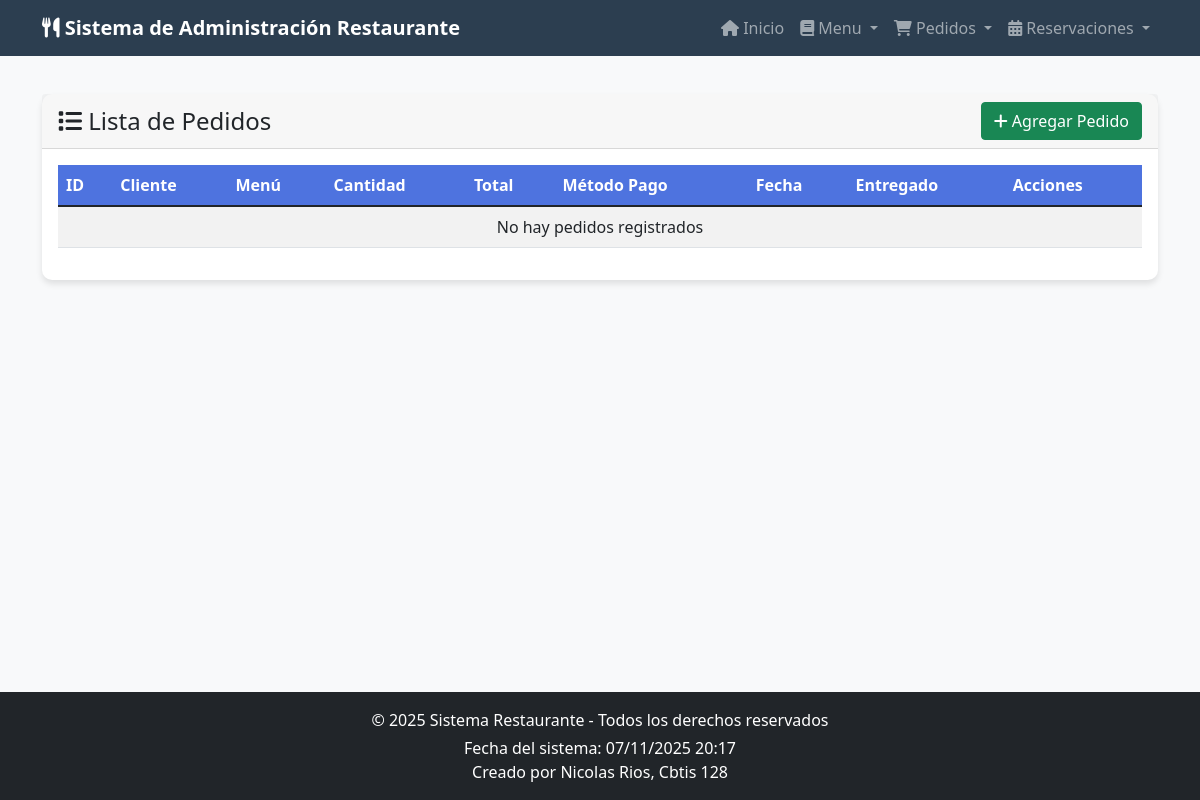
Before: /ver-pedido/ with the older database file.
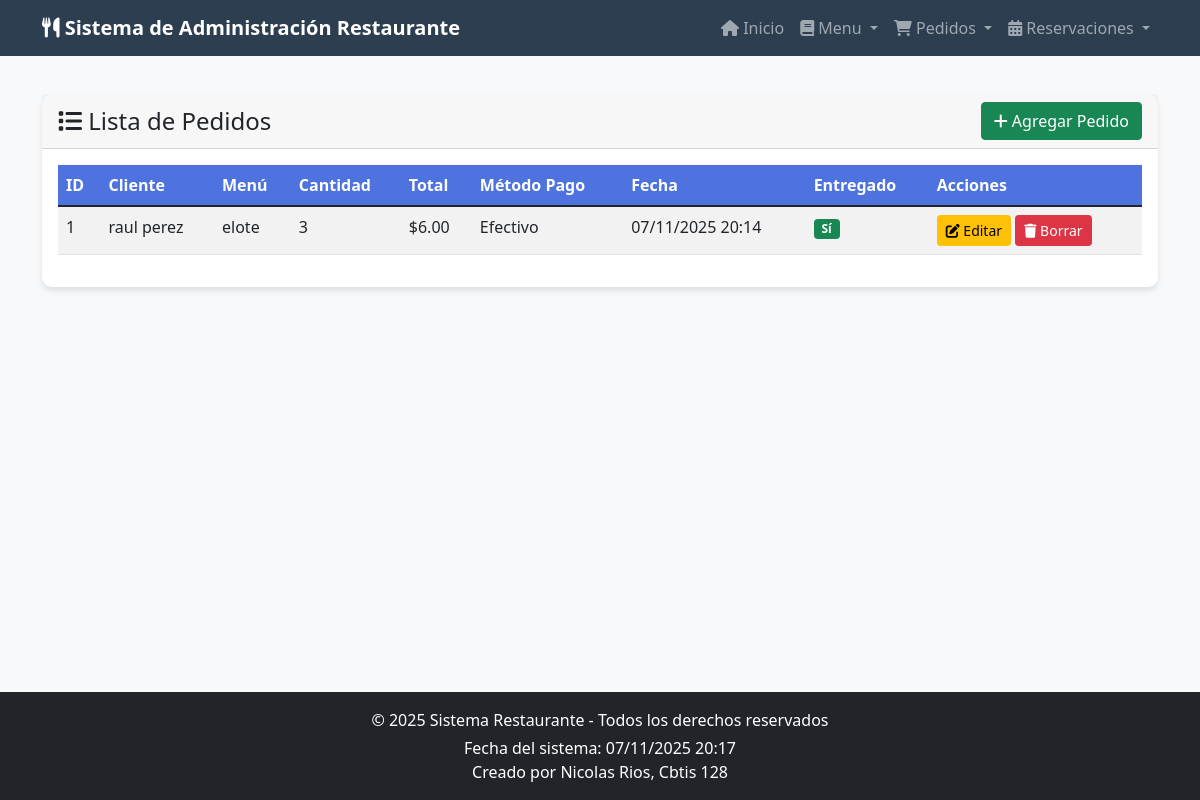
After: the same page with the newer database file.
### app_Restaurante/models.py (models this page shows, shortened)
class Pedido(models.Model):
    menu = models.ForeignKey(Menu, on_delete=models.CASCADE, related_name='pedidos')
    nombre_cliente = models.CharField(max_length=100)
    cantidad = models.PositiveIntegerField()
    total = models.DecimalField(max_digits=8, decimal_places=2)
    metodo_pago = models.CharField(max_length=50)
    fecha_pedido = models.DateTimeField(auto_now_add=True)
    entregado = models.BooleanField(default=False)

class Menu(models.Model):
    nombre = models.CharField(max_length=100)
    descripcion = models.TextField()
    precio = models.DecimalField(max_digits=6, decimal_places=2)
    categoria = models.CharField(max_length=50)
    disponible = models.BooleanField(default=True)
    fecha_creacion = models.DateTimeField(auto_now_add=True)
    imagen = models.ImageField(upload_to='img_clientes/', blank=True, null=True)

### app_Restaurante/views.py (the view)
# urls.py: path('ver-pedido/', views.ver_pedido, name='ver_pedido'),
def ver_pedido(request):
    pedidos = Pedido.objects.all().order_by('-fecha_pedido')
    return render(request, 'pedido/ver_pedido.html', {'pedidos': pedidos})

### app_Restaurante/templates/pedido/ver_pedido.html
{% extends 'base.html' %}
{% block content %}
<div class="card">
    <div class="card-header d-flex justify-content-between align-items-center">
        <h4 class="card-title mb-0">
            <i class="fas fa-list"></i> Lista de Pedidos
        </h4>
        <a href="{% url 'agregar_pedido' %}" class="btn btn-success">
            <i class="fas fa-plus"></i> Agregar Pedido
        </a>
    </div>
    <div class="card-body">
        <div class="table-responsive">
            <table class="table table-striped table-hover">
                <thead class="table-dark">
                    <tr>
                        <th>ID</th>
                        <th>Cliente</th>
                        <th>Menú</th>
                        <th>Cantidad</th>
                        <th>Total</th>
                        <th>Método Pago</th>
                        <th>Fecha</th>
                        <th>Entregado</th>
                        <th>Acciones</th>
                    </tr>
                </thead>
                <tbody>
                    {% for pedido in pedidos %}
                    <tr>
                        <td>{{ pedido.id }}</td>
                        <td>{{ pedido.nombre_cliente }}</td>
                        <td>{{ pedido.menu.nombre }}</td>
                        <td>{{ pedido.cantidad }}</td>
                        <td>${{ pedido.total }}</td>
                        <td>{{ pedido.metodo_pago }}</td>
                        <td>{{ pedido.fecha_pedido|date:"d/m/Y H:i" }}</td>
                        <td>
                            {% if pedido.entregado %}
                                <span class="badge bg-success">Sí</span>
                            {% else %}
                                <span class="badge bg-warning">No</span>
                            {% endif %}
                        </td>
                        <td>
                            <a href="{% url 'actualizar_pedido' pedido.id %}" class="btn btn-warning btn-sm">
                                <i class="fas fa-edit"></i> Editar
                            </a>
                            <a href="{% url 'borrar_pedido' pedido.id %}" class="btn btn-danger btn-sm">
                                <i class="fas fa-trash"></i> Borrar
                            </a>
                        </td>
                    </tr>
                    {% empty %}
                    <tr>
                        <td colspan="9" class="text-center">No hay pedidos registrados</td>
                    </tr>
                    {% endfor %}
                </tbody>
            </table>
        </div>
    </div>
</div>
{% endblock %}

Changed rows visible on the page:
added Pedido: id "1", nombre_cliente "raul perez", menu.nombre "elote", cantidad "3", total "6.00", metodo_pago "Efectivo", fecha_pedido "07/11/2025 20:14", entregado "Sí"
Other visible differences:
text no longer shown: "No hay pedidos registrados"
